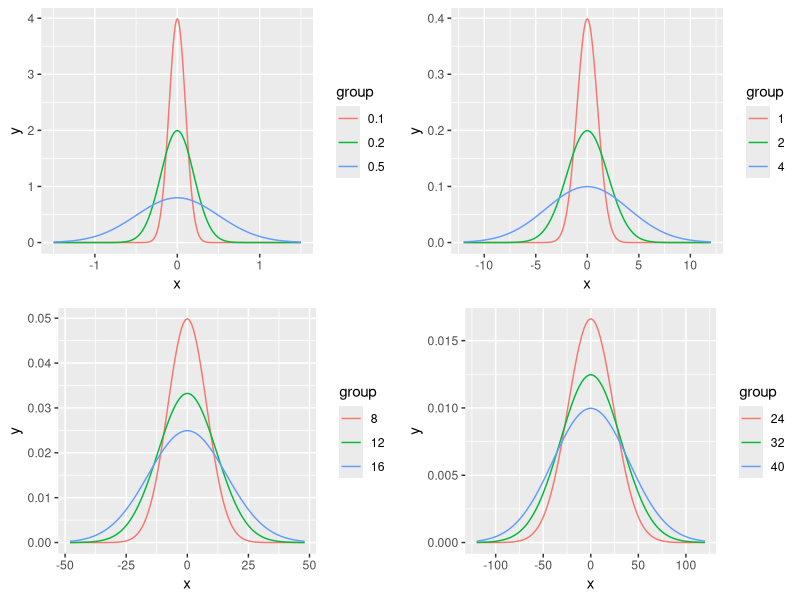
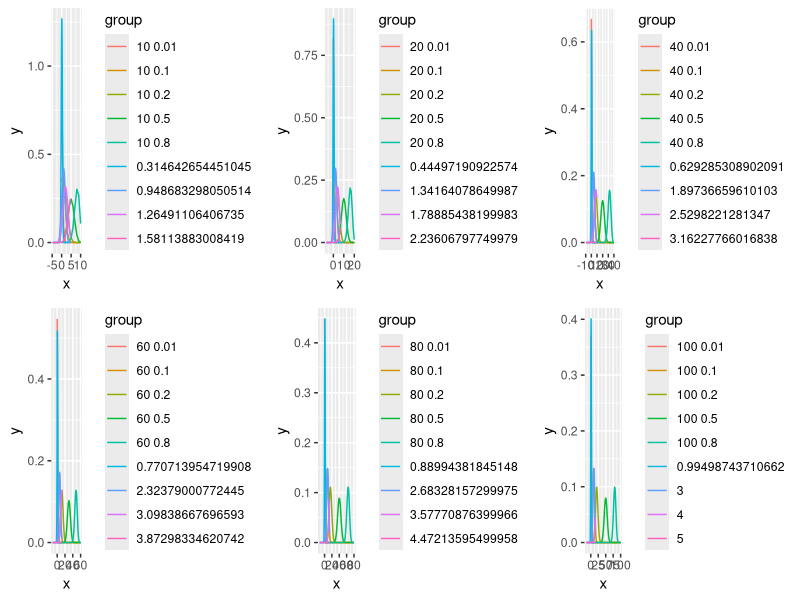
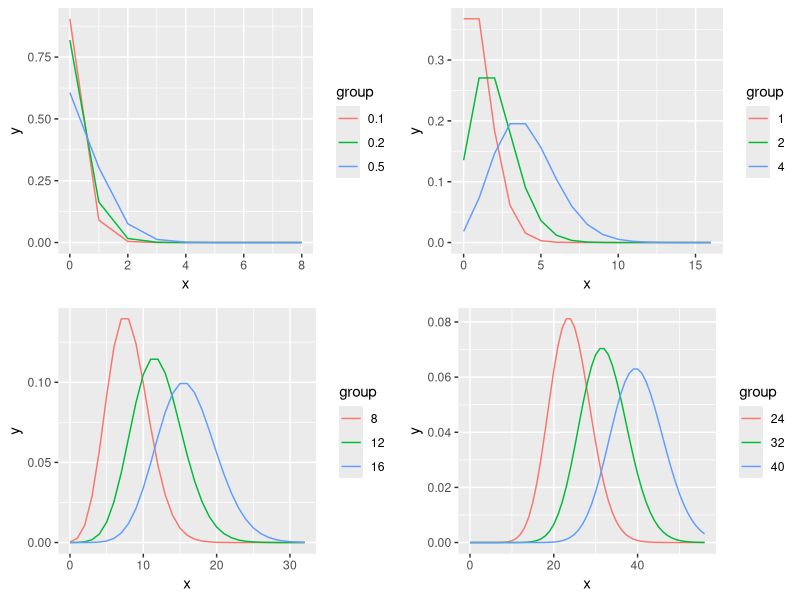

Source code (R) for these figures, in order:
library(dplyr)
library(ggplot2)
library(grid)

#-----------------------------------------------------
#画出各个分布的图，体会各个参数对图形的影响
#-----------------------------------------------------

library(reshape)
vplayout <- function(x,y){
  viewport(layout.pos.row = x, layout.pos.col = y)
}

showPlot <- function(data) {
  p <- ggplot(data, aes(x, y, group = group, colour=group))
  p + geom_line()
}

showPlots<- function(m, n, params, fun) {
  grid.newpage()  ##新建页面
  pushViewport(viewport(layout = grid.layout(m, n)))  
  len <- nrow(params)/m/n
  g <- lapply(1:m, function(i) {
    lapply(1:n, function(j,i) {
      oneParms <- params[((i-1)*n*len+(j-1)*len+1):((i-1)*n*len+j*len),]
      oneData <- fun(oneParms)
      onePlot <- showPlot(oneData)
      print(onePlot, vp = vplayout(i, j))
    },i=i)
  }) 
}

#正态分布
#从图上可以看出，方差越小，图形越凸
getNormDensity <- function(params) {
  sigmas <- params$sigma
  x <- seq(-max(sigmas)*3, max(sigmas)*3, min(sigmas)/10)
  d <- cbind(x, apply(params, 1, function(param) dnorm(x, param["mu"], param["sigma"])))
  colnames(d) <- c("x", sigmas)
  d <- as.data.frame(d)
  data <- melt(d, id=c('x'))
  names(data) <- c("x", "group", "y")
  data
}

params <- data.frame(mu=rep(0, 12), sigma=c(0.1, 0.2, 0.5, 1, 2, 4, 8, 12, 16, 24, 32, 40))
showPlots(m=2, n=2, params=params, fun=getNormDensity)

#二项分布比较好理解
getBinomDensity <- function(params) {
  d.names <- apply(params, 1, function(x) paste(x["size"], x["prob"]))
  x <- 0:max(params["size"])
  d <- cbind(x, apply(params, 1, function(param) dbinom(x, param["size"], param["prob"])))
  colnames(d) <- c("x", d.names)
  d <- as.data.frame(d)
  data <- melt(d, id=c('x'))
  names(data) <- c("x", "group", "y")
  params.norm <- data.frame(mu=params$size * params$prob, sigma=sqrt(params$size * params$prob * (1-params$prob)))
  data.norm <- getNormDensity(params.norm)  
  rbind(data, data.norm)
}

getBinomParams <- function() {
  prob <- c(0.01, 0.1, 0.2, 0.5, 0.8)
  n <- c(10, 20, 40, 60, 80, 100)  #, 50, 100, 500, 2000, 5000
  params <- sapply(n, function(p) prob)
  colnames(params)=n
  params <- melt(params)
  params <- params[,c(2,3)]
  colnames(params) <- c("size", "prob")
  params
}

params <- getBinomParams()
showPlots(m=2, n=3, params=params, fun=getBinomDensity)


#二项分布，当n很小，p很大的时候, 近似于正态分布。这又如何理解


#泊松分布可以理解为二项分布的一种应用， Lambda/n = p, p是两项分布的一个概率
getPoisDensity <- function(lambdas) {
  sigmas <- ceiling(sqrt(lambdas))
  x <- seq(0, max(sigmas)*8, 1)
  d <- cbind(x, sapply(lambdas, function(lambda) dpois(x, lambda)))
  colnames(d) <- c("x", lambdas)
  print(lambdas)
  d <- as.data.frame(d)
  data <- melt(d, id=c('x'))
  names(data) <- c("x", "group", "y")
  data
}

params <- data.frame(sigma=c(0.1, 0.2, 0.5, 1, 2, 4, 8, 12, 16, 24, 32, 40))
showPlots(m=2, n=2, params=params, fun=getPoisDensity)
